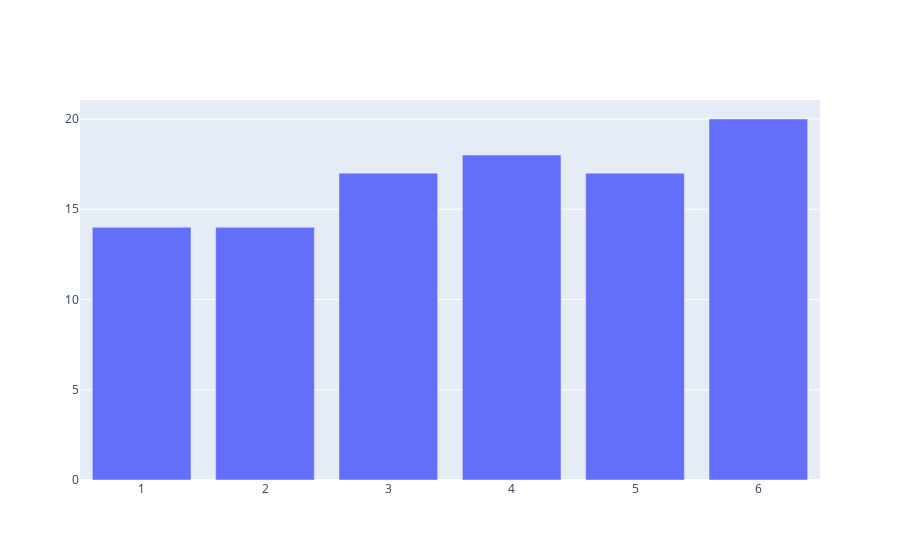

The notebook cell saved with this chart:
### Code cell
results = throw_dice()
print(results.value_counts())
fig = pg.Figure([pg.Bar(x=results.value_counts().keys(),
                        y=results.value_counts().values)])
fig.show()

### Figure 1 — Plotly figure (JSON) as saved in the notebook; plotly's stock layout.template omitted (floating-point values rounded to 4 significant figures)
{"data": [{"type": "bar", "x": [6, 4, 5, 3, 1, 2], "y": [20, 18, 17, 17, 14, 14]}], "layout": {}}
